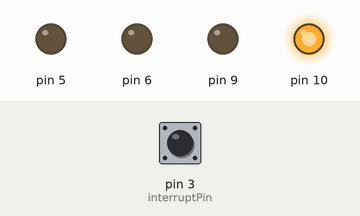
Recording of a sketch running on a simulated Arduino Uno, built with avr-gcc and run on an emulated ATmega328P. Shown: output pins drawn as LEDs (lit = HIGH). The test bench sets the inputs (shaded band); at power-on: pin 3 (interruptPin) LOW.

Above: at 1.2 s.
1.3 s: pin 3 (interruptPin) pulled HIGH for 0.15 s
At 1.7 s:
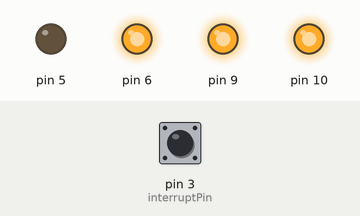
Timing chart, 0 to 4.3 s (numbered marks = the images above; inputs shaded):
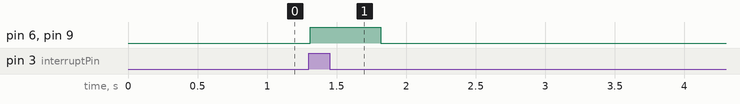

The sketch:

hallAcmCanWriteDelt10.ino
```cpp
#include <can.h>
#include <mcp2515.h>

unsigned volatile static long numberOfPulses = 0;
volatile static long previousTimeMicro = 0;
volatile static double timeBetweenPulses=9999999999.0;

    double rpm = 0.0;
  //  long previousTimeMicroCountingMethod = 0;
    long numberOfPulsesLastTime = 0;
    long exactTimeInterval;
    long pulsesInInterval;
    double rpmCountingMethod = 0.0;
    double hallPPR = 24.0;


    long ThNaa = 0;
    long ThForrige = 0;

    const int interruptPin = 3;

    long previousTimeAvansertMetode = 0;
    long timeIntervallAvansertMetode = 250000; // microsecond

    long numberOfPulsesArray[10];
    long timeArray[10];
    long ThForrigeArray[10];

//struct can_frame canMsg1;
//struct can_frame canMsg2;
//struct can_frame canMsg3;
struct can_frame canMsg4;
MCP2515 mcp2515(7);

union Data{
    float floatNum;
    byte arrNum[4];
  };

union Data data;

long  timeForRPMPrint ;

void setup() {
  //  Serial.begin(9600);
 // Serial.begin(9600);
 // pinMode(interruptPin, INPUT_PULLUP);
  pinMode(interruptPin, INPUT);
  attachInterrupt(digitalPinToInterrupt(interruptPin), interFunck, RISING);
   //previousTimeMicroCountingMethod = micros();
  pinMode(5, OUTPUT);
  pinMode(6, OUTPUT);
  pinMode(9, OUTPUT);

//  canMsg1.can_id  = 0x220;  // front left
//  canMsg1.can_dlc = 4;
//  canMsg1.data[0] = 0;
//  canMsg1.data[1] = 0x87;
//  canMsg1.data[2] = 0x32;
//  canMsg1.data[3] = 0xFA;


//  canMsg2.can_id  = 0x210;  //front right
//  canMsg2.can_dlc = 4;
//  canMsg2.data[0] = 255;
//  canMsg2.data[1] = 0x00;
//  canMsg2.data[2] = 0x00;
//  canMsg2.data[3] = 0x08;

//  canMsg3.can_id  = 0x2d0;   // rear diff
//  canMsg3.can_dlc = 4;
//  canMsg3.data[0] = 255;
//  canMsg3.data[1] = 0x00;
//  canMsg3.data[2] = 0x00;
//  canMsg3.data[3] = 0x08;
////
////
  canMsg4.can_id  = 0x2d1; // sprocket
  canMsg4.can_dlc = 4;
  canMsg4.data[0] = 255;
  canMsg4.data[1] = 0x00;
  canMsg4.data[2] = 0x00;
  canMsg4.data[3] = 0x08;


  SPI.begin();

  mcp2515.reset();
  mcp2515.setBitrate(CAN_500KBPS);
  mcp2515.setNormalMode();

   timeForRPMPrint = micros();

}

void loop() {
 rpmAvansert();

if(250000<micros()-timeForRPMPrint){
       // Serial.println(rpm);
    //Serial.print("   " );
  //  Serial.println(rpmCountingMethod);
       timeForRPMPrint = micros();
  }


  if(rpm == 0.0){
     analogWrite(5,0);
      analogWrite(6,0);
      analogWrite(9,0);
  }

  if(rpm > 0.0 && 10.0 > rpm){
     analogWrite(5,0);
      analogWrite(6,255);
      analogWrite(9,255);
  }

  if(rpm > 10.0 && 25.0 > rpm){
     analogWrite(5,255);
      analogWrite(6,0);
      analogWrite(9,255);
  }

  if(rpm > 25.0){
     analogWrite(5,255);
      analogWrite(6,255);
      analogWrite(9,0);
  }


}


void interFunck() {
  numberOfPulses++;
  // timeBetweenPulses = (double)micros()-(double)previousTimeMicro;
  previousTimeMicro = micros();
 //Serial.println(numberOfPulses);
}


void rpmAvansert(){

  if(micros()- timeArray[0] > timeIntervallAvansertMetode/10){
    pulsesInInterval = numberOfPulses - numberOfPulsesArray[9];
   numberOfPulsesLastTime = numberOfPulses;
    ThNaa = (double)(micros()- previousTimeMicro);
    exactTimeInterval = micros()- timeArray[9];
    previousTimeAvansertMetode = micros();

    //Serial.print(exactTimeInterval);
    //Serial.print("   ");
    //Serial.println(ThNaa);


    if(ThForrige !=0){

      if(pulsesInInterval == 0){
        //rpm = 0.0;

        if(micros()-previousTimeMicro> 500000){
                rpm = 0;
        }else{
           // rpm = 60.0*1000000.0/(hallPPR*((double)micros()-previousTimeMicro));
          }
      }else{
              rpm =  1000000.0*60.0*(double)pulsesInInterval/(hallPPR*((double)(exactTimeInterval+ThForrige-ThNaa)));
              /*
               Serial.print(" pulses  ");
               Serial.print(pulsesInInterval);
              Serial.print(" interval   ");
              Serial.print((double)exactTimeInterval);
              Serial.print(" Thfor   ");
              Serial.print((double)ThForrige);
              Serial.print(" Thnaa   ");
              Serial.print((double)ThNaa);
              Serial.print(" rpm   ");
              Serial.print(rpm);
              Serial.println("   ");
              */

          }
     // Serial.println(pulsesInInterval);
     }


    for(int i = 0; i < 9; i = i + 1){
   numberOfPulsesArray[9-i] = numberOfPulsesArray[8-i];
   timeArray[9-i] =  timeArray[8-i];
   ThForrigeArray[9-i] = ThForrigeArray[8-i];
    }

  ThForrigeArray[0] = ThNaa;
  numberOfPulsesArray[0] = numberOfPulses;
  timeArray[0] = micros();

    ThForrige = ThForrigeArray[9];

        data.floatNum =(float)rpm;

    for (int i = 0; i < 4; i++){                 // Receive the raw 'float' data.
      //   canMsg1.data[i] = data.arrNum[i];    //    "     "     "     "     "
        // canMsg2.data[i] = data.arrNum[i];
      //   canMsg3.data[i] = data.arrNum[i];
         canMsg4.data[i] = data.arrNum[i];
    }


  //  mcp2515.sendMessage(&canMsg1);
  //  mcp2515.sendMessage(&canMsg2);
 //    mcp2515.sendMessage(&canMsg3);
     mcp2515.sendMessage(&canMsg4);

    }


  }
```

Measured:
- after the input at 1.3 s, pin 6, pin 9: LOW → HIGH at once, → LOW 0.50 s later
